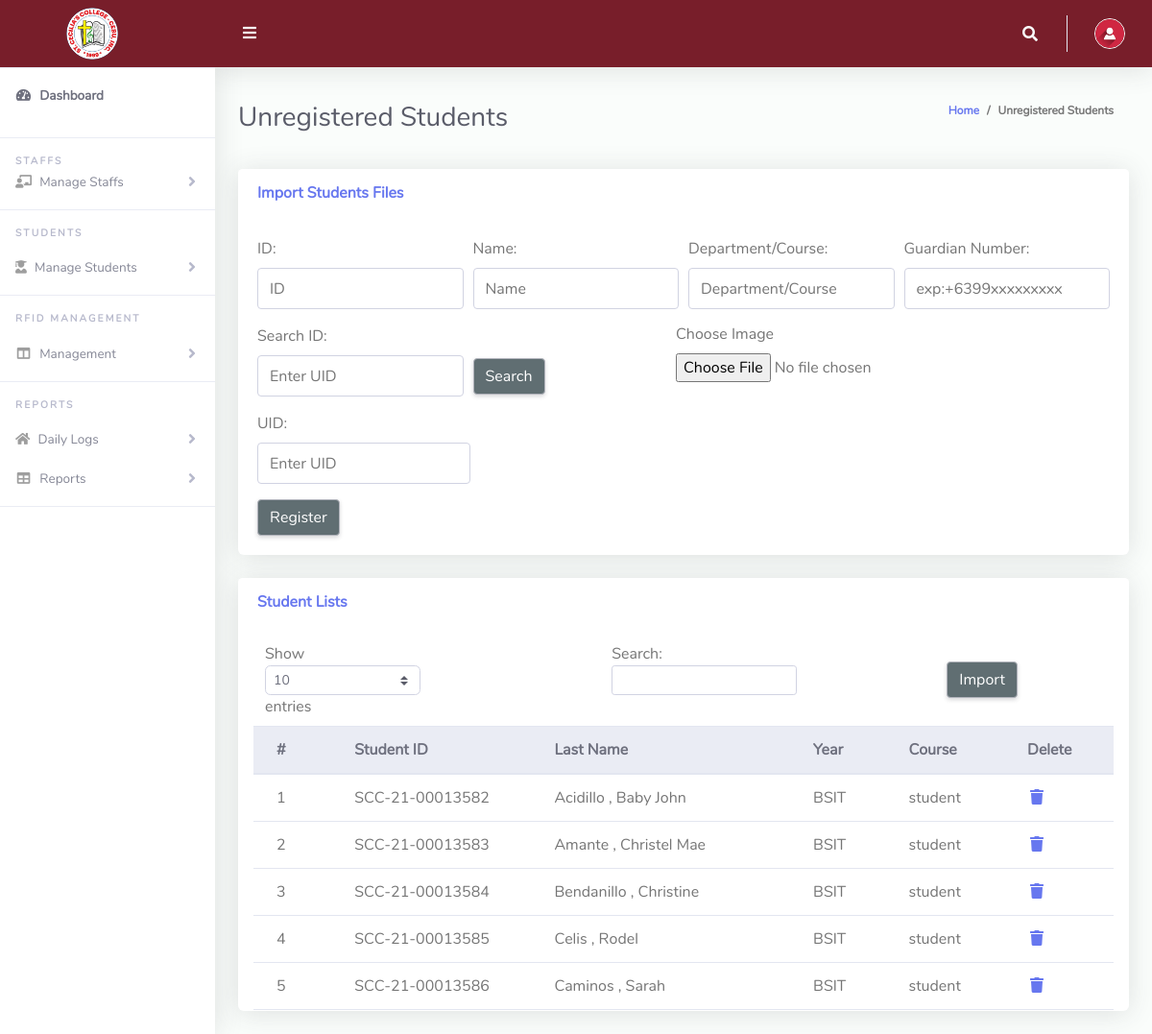
The page /rfid2/Admin/studentunre.php on the database its author committed.
### tables this page shows
CREATE TABLE `information` (
  `did` int(100) NOT NULL,
  `schoolid` varchar(20) NOT NULL,
  `name` varchar(100) NOT NULL,
  `department` varchar(100) NOT NULL,
  `category` enum('student','staff','','') NOT NULL
);

### rfid2/Admin/studentunre.php (the view, shortened to what this page needs)
<?php
include '../Includes/dbcon.php';
?>
<!DOCTYPE html>
<html lang="en">
<head>
  <link href="../vendor/fontawesome-free/css/all.min.css" rel="stylesheet" type="text/css">
  <link href="../vendor/bootstrap/css/bootstrap.min.css" rel="stylesheet" type="text/css">
  <link href="css/ruang-admin.min.css" rel="stylesheet">
</head>
<body id="page-top">
  <div id="wrapper">
      <?php include "Includes/sidebar.php";?>
    <div id="content-wrapper" class="d-flex flex-column">
      <div id="content">
       <?php include "Includes/topbar.php";?>
        <div class="container-fluid" id="container-wrapper">
          <div class="d-sm-flex align-items-center justify-content-between mb-4">
            <h1 class="h3 mb-0 text-gray-800">Unregistered Students</h1>
            <ol class="breadcrumb">
              <li class="breadcrumb-item"><a href="./">Home</a></li>
              <li class="breadcrumb-item active" aria-current="page">Unregistered Students</li>
            </ol>
          </div>
          <div class="row">
            <div class="col-lg-12">
              <div class="card mb-4">
                <div class="card-header py-3 d-flex flex-row align-items-center justify-content-between">
                  <h6 class="m-0 font-weight-bold text-primary">Import Students Files</h6>
                </div>
                <div class="card-body">
                                 <form method="post" enctype="multipart/form-data" action="registerstud.php">
                                    <div class="form-row">
                                        <div class="form-group col-md-3">
                                            <label for="id">ID:</label>
                                            <input type="text" class="form-control" id="id" name="id" placeholder="ID">
                                        </div>
                                        <div class="form-group col-md-3">
                                            <label for="name">Name:</label>
                                            <input type="text" class="form-control" id="name" name="name"
                                                placeholder="Name">
                                        </div>
                                        <div class="form-group col-md-3">
                                            <label for="department">Department/Course:</label>
                                            <input type="text" class="form-control" id="department" name="department"
                                                placeholder="Department/Course">
                                        </div>
                                        <div class="form-group col-md-3">
                                        <label for="guardiannumber">Guardian Number:</label>
                                        <input type="text" class="form-control" id="guardiannumber" name="guardiannumber" placeholder="exp:+6399xxxxxxxxx" required oninput="formatGuardianNumber(this)">
                                        </div>
                                    </div>
                                    <div class="form-row">
                                        <div class="form-group col-md-3">
                                            <label for="search_id">Search ID:</label>
                                            <input type="text" class="form-control" id="search_id" name="search_id"
                                                placeholder="Enter UID" autocomplete="on">
                                        </div>
                                        <div class="form-group col-md-3">
                                            <button type="button" id="searchButton" class="btn btn-primary"
                                                style="margin-top: 35px;  ">Search</button>
                                        </div>
                                    </div>
                                    <div class="form-group">
                                        <label for="uid">UID:</label>
                                        <input type="text" class="form-control" id="uid" name="uid"
                                            placeholder="Enter UID" required style="width: 25%;">
                                    </div>
                                    <div class="col-md-6" style="float: right; position: absolute; top: 150px; right: 20px; margin-top: 10px;">
                                            <div class="form-group">
                                                <label for="image">Choose Image</label>
                                                <input type="file" class="form-control-file" id="image" name="image"
                                                    accept="image/*">
                                            </div>
                                    </div>
                                    <button type="submit" name="register" class="btn btn-primary">Register</button>
                                </form>
                </div>
              </div>
                 <div class="row">
              <div class="col-lg-12">
              <div class="card mb-4">
                <div class="card-header py-3 d-flex flex-row align-items-center justify-content-between">
                  <h6 class="m-0 font-weight-bold text-primary">Student Lists</h6>
                </div>
                <div class="table-responsive p-3"  style="max-height: 400px; overflow-y: auto;">
                  <table class="table align-items-center table-flush table-hover" id="dataTableHover">
                  <form method="post">
                    <button type="button" onclick="openPopup()" class="btn btn-primary" style="    float: right;
                    margin-top: 20px; margin-right: 100px">Import</button>
                    </form>
                    <thead class="thead-light">
                    <tr>
                      <th>#</th>
                      <th>Student ID</th>
                      <th>Last Name</th>
                      <th>Year</th>
                      <th>Course</th>
                      <th>Delete</th>
                   </tr>
                    </thead>
                    <tbody>
                    <?php
                        $query =  "
                        SELECT i.*
                        FROM information i
                        LEFT JOIN registudent r ON i.did = r.did
                        WHERE i.category = 'STUDENT' AND r.sid IS NULL
                    ";
                        $result = $conn->query($query);
                        $sn = 0;
                        if ($result->num_rows > 0) {
                            while ($row = $result->fetch_assoc()) {
                                $sn++;
                                echo "<tr onclick='populateForm(\"" . htmlspecialchars($row['schoolid']) . "\", \"" . htmlspecialchars($row['name']) . "\", \"" . htmlspecialchars($row['department']) . "\", \"" . htmlspecialchars($row['category']) . "\")'>
                                        <td>".$sn."</td>
                                        <td>".$row['schoolid']."</td>
                                        <td>".$row['name']."</td>
                                        <td>".$row['department']."</td>
                                        <td>".$row['category']."</td>
                                        <td><a href='?action=delete&Id=".$row['did']."'><i class='fas fa-fw fa-trash'></i></a></td>
                                      </tr>";
                            }
                        } else {
                            echo "<tr><td colspan='6'>No Record Found!</td></tr>";
                        }
                    ?>
                  </tbody>
                    </table>
                </div>
              </div>
            </div>
            </div>
          </div>
        </div>
      </div>
    </div>
  </div>
</body>
</html>

### rows shown on the page
information: schoolid "SCC-21-00013582", name "Acidillo , Baby John", department "BSIT", category "student"
information: schoolid "SCC-21-00013583", name "Amante , Christel Mae", department "BSIT", category "student"
information: schoolid "SCC-21-00013584", name "Bendanillo , Christine", department "BSIT", category "student"
information: schoolid "SCC-21-00013585", name "Celis , Rodel", department "BSIT", category "student"
information: schoolid "SCC-21-00013586", name "Caminos , Sarah", department "BSIT", category "student"
